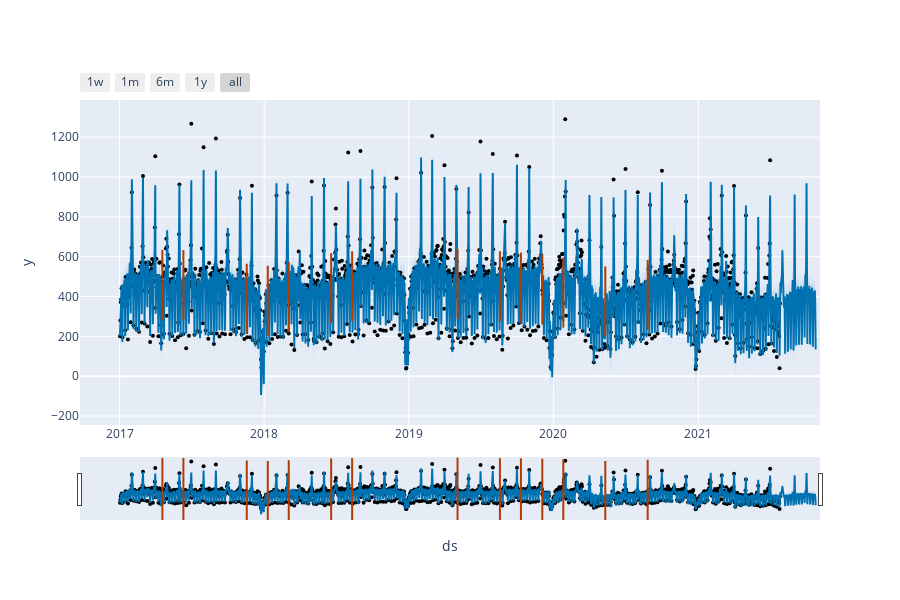

The notebook cell saved with this chart:
### Code cell
prophet.plot.plot_plotly(p, forecast, changepoints=True)

### Figure 1 — Plotly figure (JSON) as saved in the notebook; plotly's stock layout.template omitted (floating-point values rounded to 4 significant figures; data arrays with more than 128 entries replaced by an {"elided": "..."} marker saying what was removed)
{"data": [{"marker": {"color": "black", "size": 4}, "mode": "markers", "name": "Actual", "type": "scatter", "x": {"elided": "1667 str values"}, "y": {"elided": "1667 int values"}}, {"hoverinfo": "skip", "line": {"width": 0}, "mode": "lines", "type": "scatter", "x": {"elided": "1757 str values"}, "y": {"elided": "1757 float values"}}, {"fill": "tonexty", "fillcolor": "rgba(0, 114, 178, 0.2)", "line": {"color": "#0072B2", "width": 2}, "mode": "lines", "name": "Predicted", "type": "scatter", "x": {"elided": "1757 str values"}, "y": {"elided": "1757 float values"}}, {"fill": "tonexty", "fillcolor": "rgba(0, 114, 178, 0.2)", "hoverinfo": "skip", "line": {"width": 0}, "mode": "lines", "type": "scatter", "x": {"elided": "1757 str values"}, "y": {"elided": "1757 float values"}}, {"hoverinfo": "skip", "marker": {"color": "#B23B00", "line": {"width": 2}, "size": 50, "symbol": "line-ns-open"}, "mode": "markers", "type": "scatter", "x": ["2017-04-19T00:00:00", "2017-06-11T00:00:00", "2017-11-18T00:00:00", "2018-01-10T00:00:00", "2018-03-04T00:00:00", "2018-06-19T00:00:00", "2018-08-11T00:00:00", "2019-05-04T00:00:00", "2019-08-19T00:00:00", "2019-10-11T00:00:00", "2019-12-04T00:00:00", "2020-01-26T00:00:00", "2020-05-11T00:00:00", "2020-08-26T00:00:00"], "y": [458.6, 457.5, 389.1, 378.8, 397.7, 441.9, 451.5, 463.3, 451.4, 444.8, 435.2, 419.7, 375.3, 408.2]}], "layout": {"height": 600, "showlegend": false, "width": 900, "xaxis": {"rangeselector": {"buttons": [{"count": 7, "label": "1w", "step": "day", "stepmode": "backward"}, {"count": 1, "label": "1m", "step": "month", "stepmode": "backward"}, {"count": 6, "label": "6m", "step": "month", "stepmode": "backward"}, {"count": 1, "label": "1y", "step": "year", "stepmode": "backward"}, {"step": "all"}]}, "rangeslider": {"visible": true}, "title": {"text": "ds"}, "type": "date"}, "yaxis": {"title": {"text": "y"}}}}
